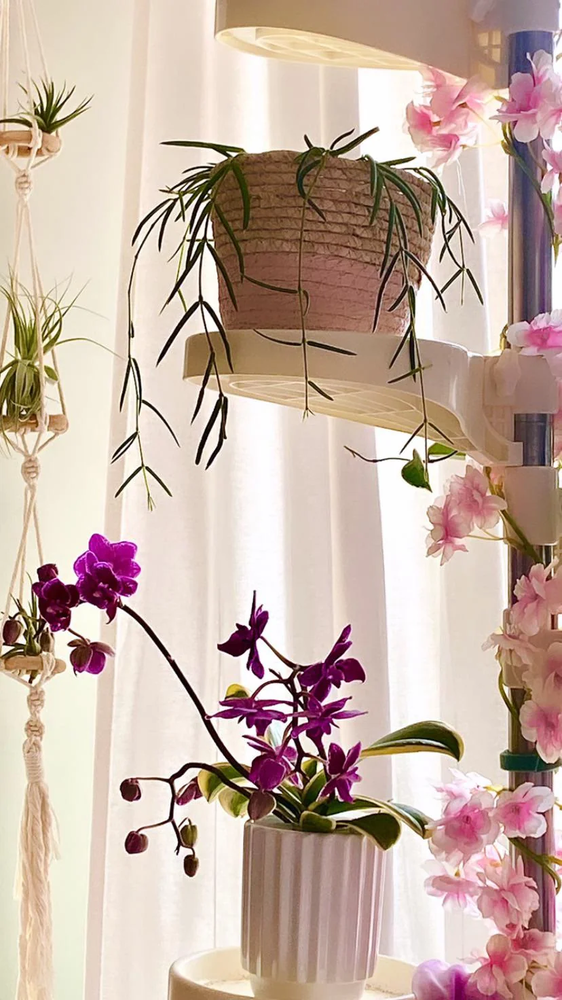
#> input picture exp4.png, 562 x 1000 px, shrunk from 828 x 1472 before the run
$ python Exp4.py
#> lines starting #> are read from the running program, lines starting #| are printed output that depends on the picture
import cv2

# Read the image
img = cv2.imread("exp4.png")
#> img is the input picture: shape (1000, 562, 3); mean B, G, R 164.2, 176.4, 198.9

# Check if image is loaded
if img is None:
    print("Error: Image not found!")
else:
    # Convert the image to grayscale
    gray = cv2.cvtColor(img, cv2.COLOR_BGR2GRAY)
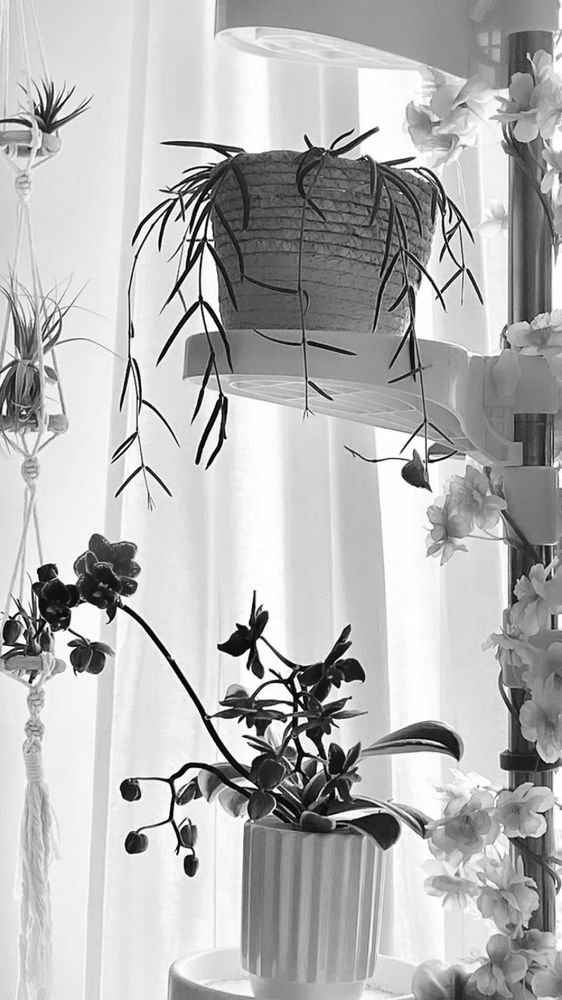
#> gray: shape (1000, 562); min 0, max 255, mean 181.7

    # Apply Histogram Equalization
    equalized = cv2.equalizeHist(gray)
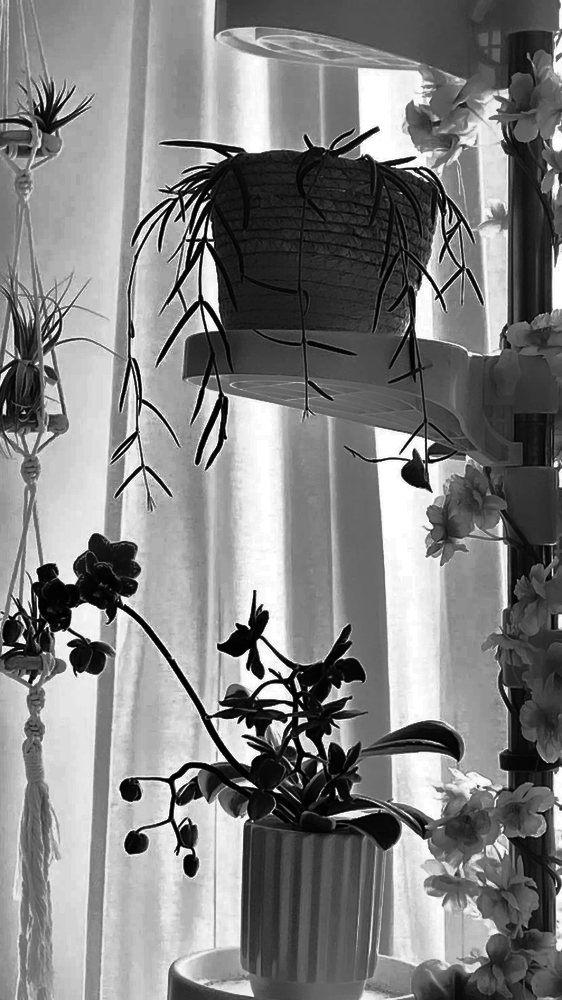
#> equalized: shape (1000, 562); min 0, max 255, mean 128.4

    # Display the original grayscale image
    cv2.imshow("Original Grayscale Image", gray)

    # Display the equalized image
    cv2.imshow("Histogram Equalized Image", equalized)

    # Save the equalized image
    cv2.imwrite("equalized_output.png", equalized)

    print("Equalized image saved as equalized_output.png")

    # Wait until a key is pressed
    cv2.waitKey(0)

    # Close all windows
    cv2.destroyAllWindows()

$ run again, with exp1.png copied over exp4.png
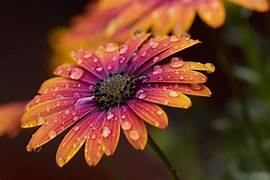
#> input picture exp1.png, 270 x 180 px
#> img is the input picture: shape (180, 270, 3); mean B, G, R 38.7, 58, 107.1
#> `gray = cv2.cvtColor(img, cv2.COLOR_BGR2GRAY)`:
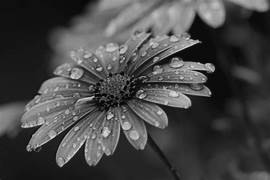
#> gray: shape (180, 270); min 1, max 232, mean 70.5
#> `equalized = cv2.equalizeHist(gray)`:
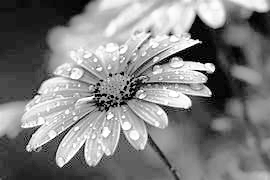
#> equalized: shape (180, 270); min 0, max 255, mean 128.7
